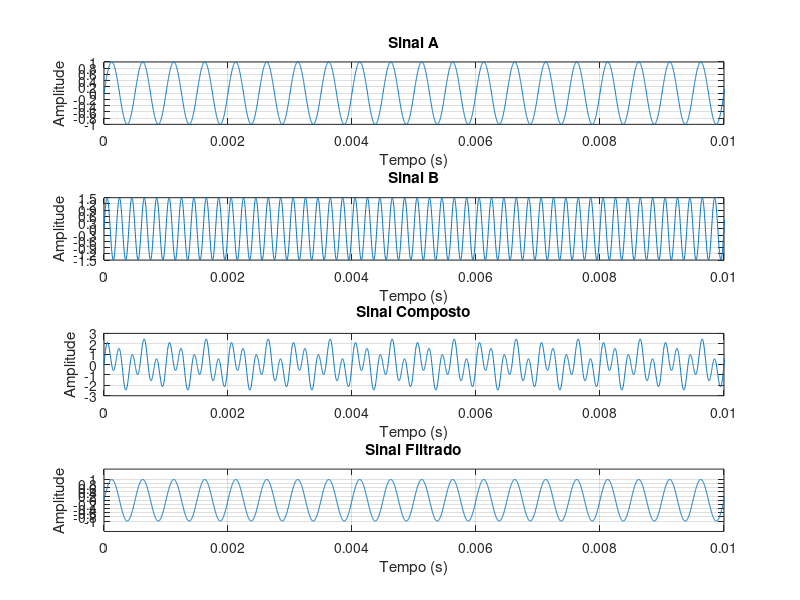
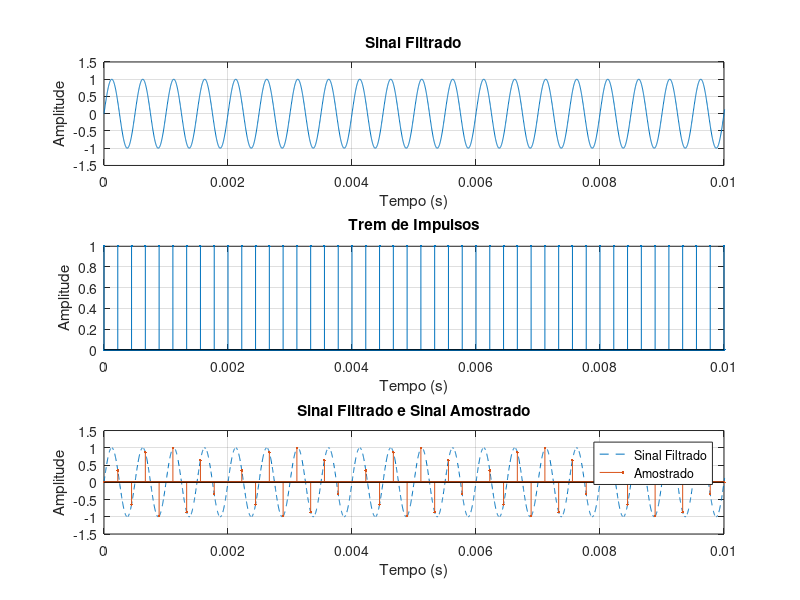
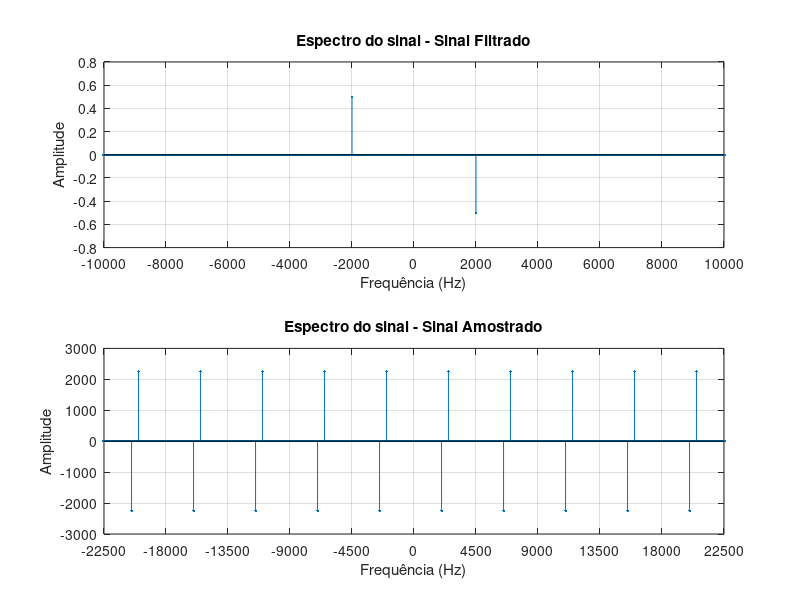
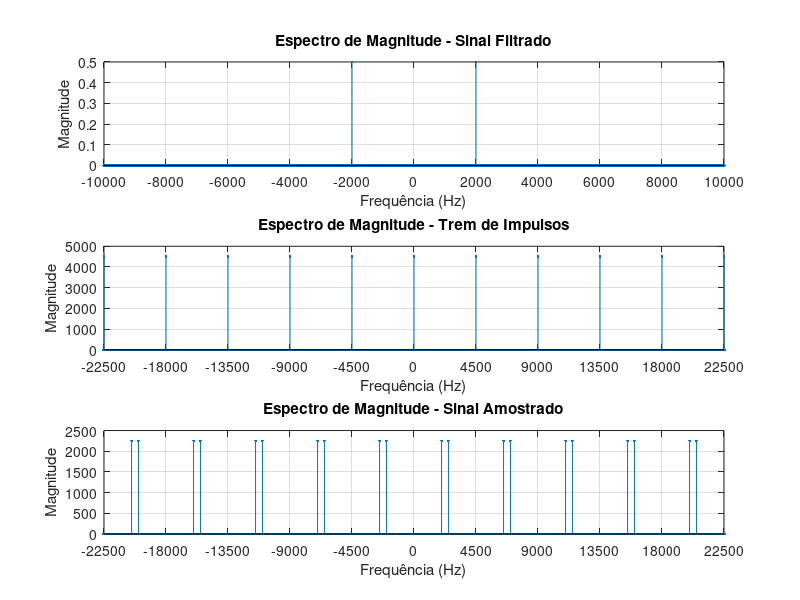

Recreate these plots in MATLAB, in order.
clear;
clc;
close all;

pkg load signal;

f1 = 2e3;
f2 = 5e3;
A1 = 1.0;
A2 = 1.5;

fs = 4.5e3;
Ts = 1/fs;
fAnalog = 360e3;
Ta = 1/fAnalog;
tempoTotal = 1;
t = 0:Ta:tempoTotal-Ta;
nPAnalog = length(t);

fCorte = 3e3;

sinalA = A1*sin(2*pi*f1*t);
sinalB = A2*sin(2*pi*f2*t);
sinalComposto = sinalA + sinalB;

filtroIdeal = zeros(1, nPAnalog);
for i = 1:nPAnalog
    fAtual = (i-1) * (fAnalog / nPAnalog);
    if fAtual <= fCorte || fAtual >= (fAnalog - fCorte)
        filtroIdeal(i) = 1;
    else
        filtroIdeal(i) = 0;
    end
end

sinalCompostoFFT = fft(sinalComposto, nPAnalog);
sinalFiltradoFFT = sinalCompostoFFT .* filtroIdeal;
sinalFiltrado = real(ifft(sinalFiltradoFFT));

% Figura 1: Sinais no Tempo
figure;

subplot(4,1,1);
plot(t,sinalA);
grid on;
xlabel('Tempo (s)');
ylabel('Amplitude');
title('Sinal A');
xlim([0 0.01]);
yticks(-1:0.2:1);

subplot(4,1,2);
plot(t,sinalB);
grid on;
xlabel('Tempo (s)');
ylabel('Amplitude');
title('Sinal B');
xlim([0 0.01]);
yticks(-1.5:0.3:1.5);

subplot(4,1,3);
plot(t,sinalComposto);
grid on;
xlabel('Tempo (s)');
ylabel('Amplitude');
title('Sinal Composto');
xlim([0 0.01]);

subplot(4,1,4);
plot(t,sinalFiltrado);
grid on;
xlabel('Tempo (s)');
ylabel('Amplitude');
title('Sinal Filtrado');
xlim([0 0.01]);
yticks(-1:0.2:1);

saveas(gcf, sprintf('Ideal_%gHz_01_Sinais_No_Tempo.png', fs));

kPasso = round(fAnalog / fs);
tremImpulsos = zeros(1,nPAnalog);
tremImpulsos(1:kPasso:end) = 1;

sinalAmostrado = sinalFiltrado .* tremImpulsos;

% Figura 2: Processo de amostragem no tempo (3 subplots com comparação)
figure;

subplot(3,1,1);
plot(t,sinalFiltrado);
grid on;
xlabel('Tempo (s)');
ylabel('Amplitude');
title('Sinal Filtrado');
xlim([0 0.01]);

subplot(3,1,2);
stem(t,tremImpulsos,'.');
grid on;
xlabel('Tempo (s)');
ylabel('Amplitude');
title('Trem de Impulsos');
xlim([0 0.01]);

subplot(3,1,3);
plot(t,sinalFiltrado,'--');
hold on;
stem(t,sinalAmostrado,'.');
grid on;
xlabel('Tempo (s)');
ylabel('Amplitude');
title('Sinal Filtrado e Sinal Amostrado');
legend('Sinal Filtrado','Amostrado');
xlim([0 0.01]);
hold off;

saveas(gcf, sprintf('Ideal_%gHz_02_Processo_De_Amostragem.png', fs));

f = (-nPAnalog/2 : nPAnalog/2 - 1) * (fAnalog / nPAnalog);

sinalFiltradoFFT_plot = fftshift(fft(sinalFiltrado)) / nPAnalog;
tremImpulsosFFT_plot = fftshift(fft(tremImpulsos)) / nPAnalog * fAnalog;
sinalAmostradoFFT_plot = fftshift(fft(sinalAmostrado)) / nPAnalog * fAnalog;

magFiltrado = abs(sinalFiltradoFFT_plot);
faseFiltrado = angle(sinalFiltradoFFT_plot) * (180/pi);
faseFiltrado(magFiltrado < 0.01 * max(magFiltrado)) = 0;

magTrem = abs(tremImpulsosFFT_plot);

magAmostrado = abs(sinalAmostradoFFT_plot);
faseAmostrado = angle(sinalAmostradoFFT_plot) * (180/pi);
faseAmostrado(magAmostrado < 0.01 * max(magAmostrado)) = 0;

% Figura 3: Espectro Imaginário
figure;

subplot(2,1,1);
stem(f, imag(sinalFiltradoFFT_plot), '.');
grid on;
xlabel('Frequência (Hz)');
ylabel('Amplitude');
title('Espectro do sinal - Sinal Filtrado');
xlim([-f1*5 f1*5]);
xticks(-f1*5:f1:f1*5);

subplot(2,1,2);
stem(f, imag(sinalAmostradoFFT_plot), '.');
grid on;
xlabel('Frequência (Hz)');
ylabel('Amplitude');
title('Espectro do sinal - Sinal Amostrado');
xlim([-5*fs 5*fs]);
xticks(-5*fs : fs : 5*fs);

saveas(gcf, sprintf('Ideal_%gHz_03_Espectros_Do_Sinal_Imag.png', fs));

% Figura 4: Espectros de Magnitude
figure;

subplot(3,1,1);
stem(f, magFiltrado, '.');
grid on;
xlabel('Frequência (Hz)');
ylabel('Magnitude');
title('Espectro de Magnitude - Sinal Filtrado');
xlim([-10000 10000]);
xticks(-10000:2000:10000);

subplot(3,1,2);
stem(f, magTrem, '.');
grid on;
xlabel('Frequência (Hz)');
ylabel('Magnitude');
title('Espectro de Magnitude - Trem de Impulsos');
xlim([-5*fs 5*fs]);
xticks(-5*fs : fs : 5*fs);

subplot(3,1,3);
stem(f, magAmostrado, '.');
grid on;
xlabel('Frequência (Hz)');
ylabel('Magnitude');
title('Espectro de Magnitude - Sinal Amostrado');
xlim([-5*fs 5*fs]);
xticks(-5*fs : fs : 5*fs);

saveas(gcf, sprintf('Ideal_%gHz_04_Espectros_De_Magnitude.png', fs));

% Figura 5: Espectros de Fase
figure;

subplot(2,1,1);
stem(f, faseFiltrado, '.');
grid on;
xlabel('Frequência (Hz)');
ylabel('Fase (graus)');
title('Espectro de Fase - Sinal Filtrado');
xlim([-10000 10000]);
xticks(-10000:2000:10000);
ylim([-180 180]);
yticks(-180:90:180);

subplot(2,1,2);
stem(f, faseAmostrado, '.');
grid on;
xlabel('Frequência (Hz)');
ylabel('Fase (graus)');
title('Espectro de Fase - Sinal Amostrado');
xlim([-5*fs 5*fs]);
xticks(-5*fs : fs : 5*fs);
ylim([-180 180]);
yticks(-180:90:180);

saveas(gcf, sprintf('Ideal_%gHz_05_Espectros_De_Fase.png', fs));

fCorteReconstrucao = fs/2;
filtroReconstrucao = zeros(1, nPAnalog);

for i = 1:nPAnalog
    fAtual = (i-1) * (fAnalog / nPAnalog);
    if fAtual <= fCorteReconstrucao || fAtual >= (fAnalog - fCorteReconstrucao)
        filtroReconstrucao(i) = 1;
    else
        filtroReconstrucao(i) = 0;
    end
end

sinalReconstruidoFFT = fft(sinalAmostrado) .* filtroReconstrucao * kPasso;
sinalReconstruido = real(ifft(sinalReconstruidoFFT));

filtroReconstrucaoPlot = fftshift(filtroReconstrucao);
sinalReconstruidoFFT_plot = fftshift(sinalReconstruidoFFT) / nPAnalog;

% Figura 6: Reconstrução e Comparação
figure;

subplot(4,1,1);
stem(f,imag(sinalAmostradoFFT_plot),'.');
grid on;
xlabel('Frequência (Hz)');
ylabel('Amplitude');
title('Espectro do sinal - Sinal Amostrado');
xlim([-5*fs 5*fs]);
xticks(-5*fs : fs : 5*fs);

subplot(4,1,2);
plot(f,filtroReconstrucaoPlot);
grid on;
xlabel('Frequência (Hz)');
ylabel('Ganho');
title('Filtro Ideal de Reconstrução');
xlim([-5*fs 5*fs]);
xticks(-5*fs : fs : 5*fs);
ylim([-0.2 1.2]);

subplot(4,1,3);
stem(f,imag(sinalReconstruidoFFT_plot),'.');
grid on;
xlabel('Frequência (Hz)');
ylabel('Amplitude');
title('Espectro do sinal - Sinal Reconstruído');
xlim([-5*fs 5*fs]);
xticks(-5*fs : fs : 5*fs);

subplot(4,1,4);
plot(t, sinalFiltrado,'DisplayName', 'Sinal Filtrado');
hold on;
plot(t, sinalReconstruido, '--','DisplayName', 'Sinal Reconstruído');
grid on;
xlabel('Tempo (s)');
ylabel('Amplitude');
title('Comparação: Sinal Filtrado vs Sinal Reconstruído');
xlim([0 0.01]);
legend('Location', 'northeast');
hold off;

saveas(gcf, sprintf('Ideal_%gHz_06_Reconstrucao_E_Comparacao.png', fs));
